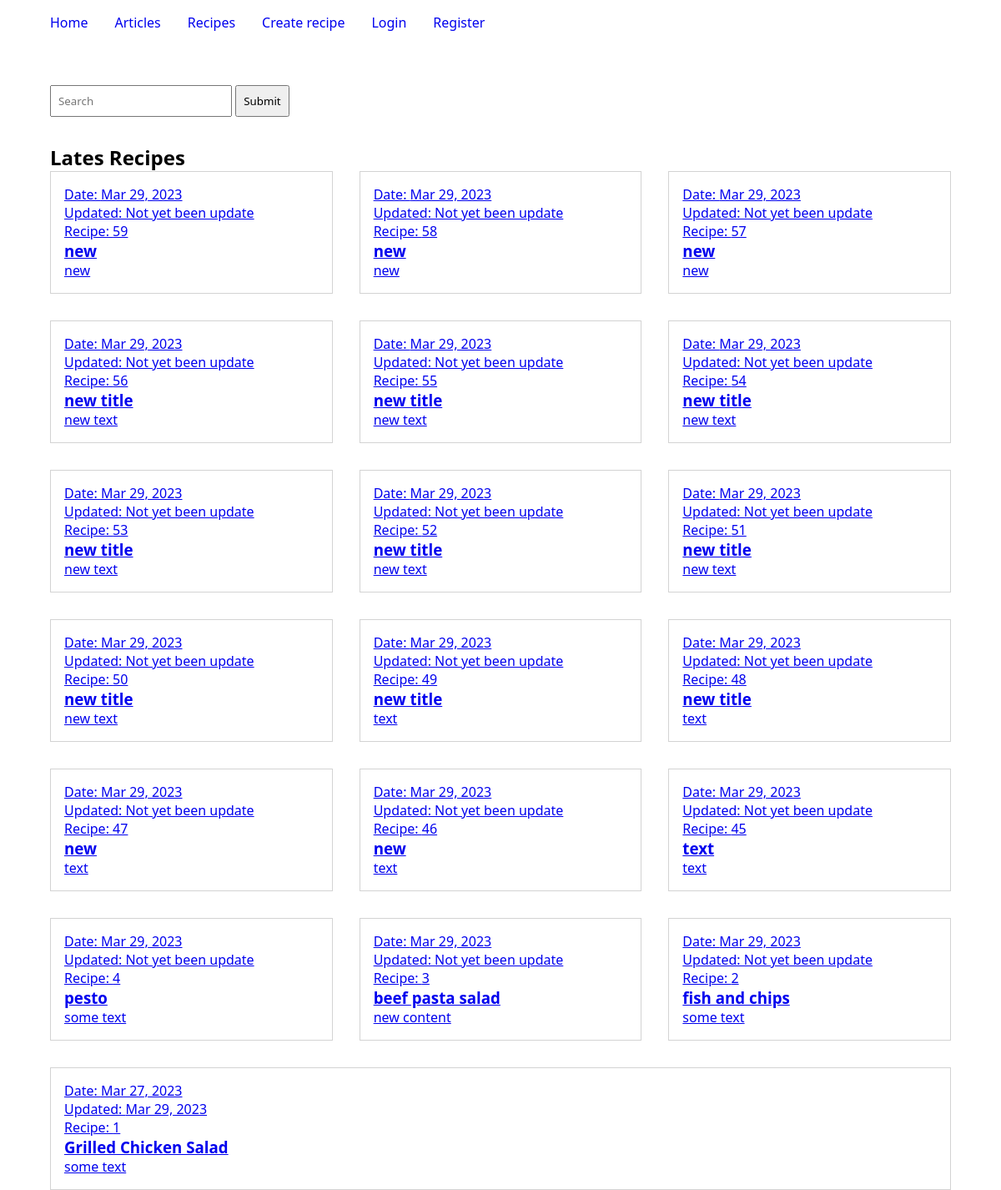
/my/recipe/list, run on an earlier commit of the app's database.
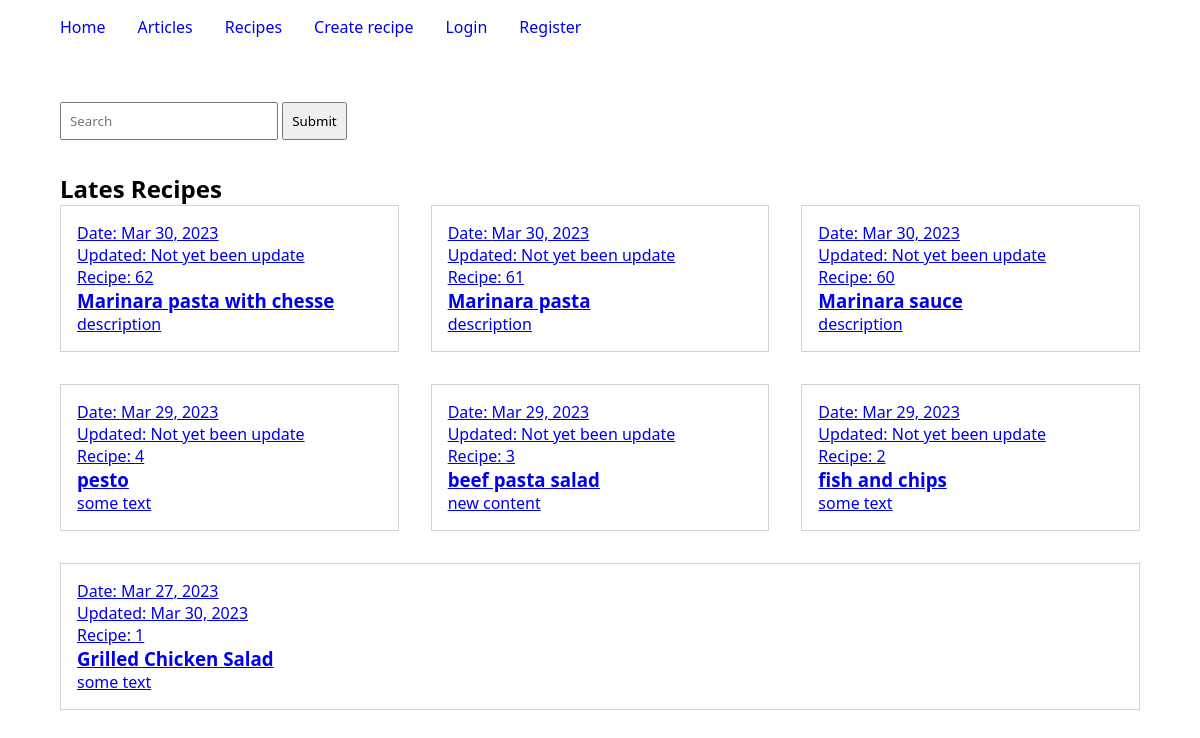
And on a later commit of the database.
### recipes/models.py (models this page shows, shortened)
class Recipe(models.Model):
    user = models.ForeignKey(User, null=True, blank=True, on_delete=models.SET_NULL)
    title = models.CharField(max_length=120)
    slug = models.SlugField(null=True, blank=True)
    description = models.TextField()
    directions = models.TextField()
    created = models.DateTimeField(auto_now_add=True)
    updated = models.DateTimeField(auto_now=True)
    active = models.BooleanField(default=True)
    class Meta:
        ordering = ["-id"]

### recipes/views.py (the view)
# urls.py: path("list", recipe_list_view, name="list"),
def recipe_list_view(request):
    recipes = Recipe.objects.all()
    context = {"recipes": recipes}
    return render(request, "recipes/list.html", context)

### recipes/templates/recipes/list.html (shortened to what this page needs)
{% extends 'articles/index.html' %}
{% block content %}
<Section class="main-section">
    <h2>Lates Recipes</h2>
    <div class="contents">
        {% for recipe in recipes %}
            <a class="content" href="{% url 'recipes:detail' recipe.id %}">
                <p>Date: {{ recipe.created|date:"M d, o" }}</p>
                {% if recipe.created|date:"M d, o" == recipe.updated|date:"M d, o" %}
                    <p>Updated: Not yet been update</p>
                {% else%}
                    <p>Updated: {{ recipe.updated|date:"M d, o" }}</p>
                {% endif %}
                <p>Recipe: {{ recipe.id }}</p>
                <h3>{{ recipe.title }}</h3>
                <p>{{ recipe.description }}</p>
            </a>
        {% endfor %}
    </div>
</Section>
{% endblock content %}

### articles/templates/articles/index.html (shortened to what this page needs)
<!DOCTYPE html>
<html lang="en">
<head>
</head>
<body>
    <header>
        <nav class="nav-bar">
            <ul class="nav-items">
                <li><a href="{% url 'articles:home' %}">Home</a></li>
                <li><a href="#">Articles</a></li>
                <li><a href="{% url 'recipes:list' %}">Recipes</a></li>
                <li><a href="{% url 'recipes:create' %}">Create recipe</a></li>
                {% if request.user.is_authenticated %}
                    <li><a href="{% url 'articles:article-create' %}">Create</a></li>
                    <li><a href="{% url 'users:logout' %}">Logout</a></li>
                {% else %}
                    <li><a href="{% url 'users:login' %}">Login</a></li>
                    <li><a href="{% url 'users:register' %}">Register</a></li>
                {% endif %}
            </ul>
        </nav>
        <div class="form-container">
            <form action="{% url 'articles:article-search' %}" method="GET">
                <input type="text" name="q" placeholder="Search">
                <input type="submit">
            </form>
        </div>
    </header>
    <main>
        {% block content %}
        {% endblock content %}
    </main>
</body>
</html>

### articles/templates/articles/index.html (style rules this page uses)
.form-container { width: 90%; margin: 3rem auto 0 auto; }
.form-container > form > input { padding: 0.5rem; }
.nav-bar { width: 90%; margin: 0 auto; }
.nav-items { display: flex; align-items: center; gap: 2rem; }
.nav-items > li { list-style-type: none; }
.nav-items > li > a { display: inline-block; padding: 1rem 0; text-decoration: none; }
.main-section { width: 90%; margin: 2rem auto 0 auto; }
.contents { display: flex; justify-content: flex-start; flex-wrap: wrap; gap: 2rem; }
.content { border: 1px solid lightgray; padding: 1rem; word-break: break-all; flex: 1 0 30%; }

What changed in the data, as far as the page shows it:
removed Recipe: created "Mar 29, 2023", shows "Updated: Not yet been update", id "59", title "new", description "new"
removed Recipe: created "Mar 29, 2023", shows "Updated: Not yet been update", id "58", title "new", description "new"
removed Recipe: created "Mar 29, 2023", shows "Updated: Not yet been update", id "57", title "new", description "new"
removed Recipe: created "Mar 29, 2023", shows "Updated: Not yet been update", id "56", title "new title", description "new text"
removed Recipe: created "Mar 29, 2023", shows "Updated: Not yet been update", id "55", title "new title", description "new text"
removed Recipe: created "Mar 29, 2023", shows "Updated: Not yet been update", id "54", title "new title", description "new text"
removed Recipe: created "Mar 29, 2023", shows "Updated: Not yet been update", id "53", title "new title", description "new text"
removed Recipe: created "Mar 29, 2023", shows "Updated: Not yet been update", id "52", title "new title", description "new text"
removed Recipe: created "Mar 29, 2023", shows "Updated: Not yet been update", id "51", title "new title", description "new text"
removed Recipe: created "Mar 29, 2023", shows "Updated: Not yet been update", id "50", title "new title", description "new text"
removed Recipe: created "Mar 29, 2023", shows "Updated: Not yet been update", id "49", title "new title", description "text"
removed Recipe: created "Mar 29, 2023", shows "Updated: Not yet been update", id "48", title "new title", description "text"
removed Recipe: created "Mar 29, 2023", shows "Updated: Not yet been update", id "47", title "new", description "text"
removed Recipe: created "Mar 29, 2023", shows "Updated: Not yet been update", id "46", title "new", description "text"
removed Recipe: created "Mar 29, 2023", shows "Updated: Not yet been update", id "45", title "text", description "text"
added Recipe: created "Mar 30, 2023", shows "Updated: Not yet been update", id "62", title "Marinara pasta with chesse", description "description"
added Recipe: created "Mar 30, 2023", shows "Updated: Not yet been update", id "61", title "Marinara pasta", description "description"
added Recipe: created "Mar 30, 2023", shows "Updated: Not yet been update", id "60", title "Marinara sauce", description "description"
changed Recipe "Grilled Chicken Salad": updated "Mar 29, 2023" → "Mar 30, 2023"
